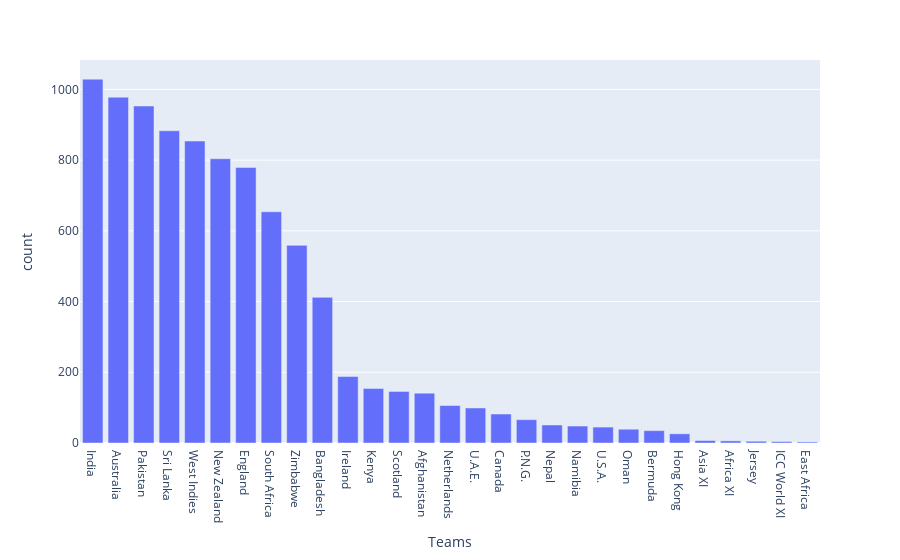

Write notebook code for a chart like this one.
### Markdown cell above
# No of Matches Played by each Team

### Code cell
team1=df.Team_1.value_counts()
team2=df.Team_2.value_counts()
teams=team1+team2
teams['Africa XI']=team1['Africa XI']
teams['ICC World XI']=team2['ICC World XI']
teams=pd.DataFrame(teams)
teams['count']=teams
teams['Teams']=teams.index
teams.reset_index(drop=True,inplace=True)
teams=teams.sort_values('count',ascending=False)
fig = px.bar(teams, x="Teams", y="count") 
fig.show()

### Figure 1 — Plotly figure (JSON) as saved in the notebook; plotly's stock layout.template omitted (floating-point values rounded to 4 significant figures)
{"data": [{"alignmentgroup": "True", "hovertemplate": "Teams=%{x}<br>count=%{y}<extra></extra>", "legendgroup": "", "marker": {"color": "#636efa", "pattern": {"shape": ""}}, "name": "", "offsetgroup": "", "orientation": "v", "showlegend": false, "textposition": "auto", "type": "bar", "x": ["India", "Australia", "Pakistan", "Sri Lanka", "West Indies", "New Zealand", "England", "South Africa", "Zimbabwe", "Bangladesh", "Ireland", "Kenya", "Scotland", "Afghanistan", "Netherlands", "U.A.E.", "Canada", "P.N.G.", "Nepal", "Namibia", "U.S.A.", "Oman", "Bermuda", "Hong Kong", "Asia XI", "Africa XI", "Jersey", "ICC World XI", "East Africa"], "xaxis": "x", "y": [1029, 978, 953, 883, 854, 804, 779, 654, 559, 412, 188, 154, 146, 141, 106, 99, 82, 66, 51, 48, 45, 39, 35, 26, 7, 6, 5, 4, 3], "yaxis": "y"}], "layout": {"barmode": "relative", "legend": {"tracegroupgap": 0}, "margin": {"t": 60}, "xaxis": {"anchor": "y", "domain": [0, 1], "title": {"text": "Teams"}}, "yaxis": {"anchor": "x", "domain": [0, 1], "title": {"text": "count"}}}}
